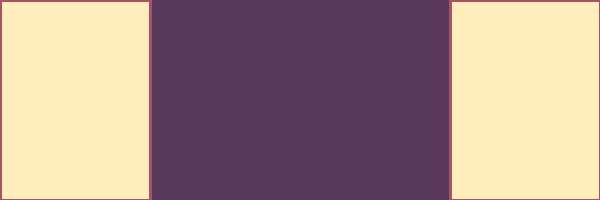
Frame 1 (no input)
Frame 60 (the mouse pressed at the canvas centre just before this capture): identical to frame 1, image omitted
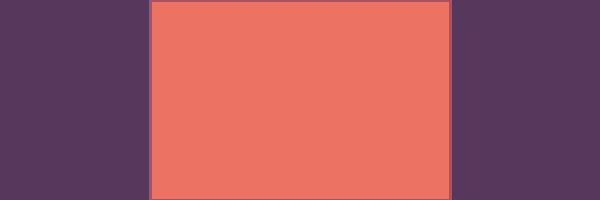
Frame 120 (the mouse held since frame 60 and released just before this capture)

The Processing sketch that drew these frames (run headless with seeded random() and noise(); from frame 60 on, the mouse is pressed at the canvas centre):

// Processing sketch: processing_171031
// ── processing_171031.pde

void setup ()
{
  size (600, 200);
  smooth();
}

void draw ()
{
  background (#57385c);

  // Eingabe
  boolean zeichneRechteckMitte = true;
  boolean zeichneRechteckeAussen = false;
  color fillColor = #ffedbc;

  // Verarbeitung
  zeichneRechteckMitte = mouseX >= width *0.25 && mouseX <= width *0.75;
  zeichneRechteckeAussen =  mouseX < width *0.25 || mouseX > width * 0.75;

  if (mouseY > height*0.25 && mouseY < height*0.75)
  {
    fillColor = #ec7263;
  }

  // Ausgabe

  /* farbe */
  fill (fillColor);
  stroke (#A75265);
  strokeWeight (3);

  /* rechteck */
  if (zeichneRechteckMitte)
  {
    rect (width *0.25, 0, width *0.5, height);
  } else if (zeichneRechteckeAussen)
  {
    rect (0, 0, width *0.25, height);
    rect (width *0.75, 0, width *0.25, height);
  }
}
